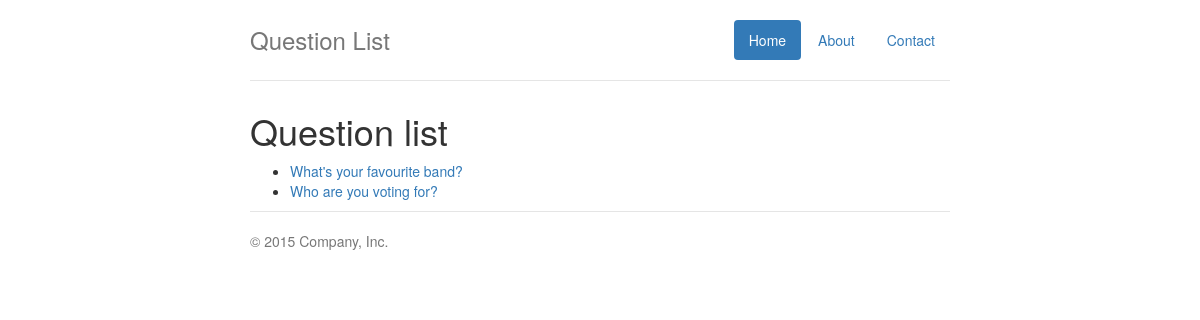
Screenshot of /polls/ with the database file from the repository.
### polls/models.py (models this page shows, shortened)
class Question(models.Model):
	question_text = models.CharField(max_length=200)
	pub_date = models.DateTimeField('date published')
	def was_published_in_last_7_days(self):
		now = timezone.now()
		return timezone.now() - datetime.timedelta(days=7) <= self.pub_date <= now
	was_published_in_last_7_days.admin_order_field = 'pub_date'
	was_published_in_last_7_days.boolean = True
	was_published_in_last_7_days.short_description = 'Published This Week?'

### polls/views.py (the view)
class IndexView(generic.ListView):
    template_name = 'polls/index.html'
    context_object_name = 'latest_question_list'
    def get_queryset(self):
        return Question.objects.filter(pub_date__lte=timezone.now()).order_by('-pub_date')[:5]

### polls/templates/polls/index.html
{% extends "polls/base.html" %}
{% block main_content %}
{% if latest_question_list %}
    <h1>Question list</h1>
    <ul>
    	{% for question in latest_question_list %}
        <li><a href='{% url "polls:detail" question.id %}'>{{ question.question_text }}<a/></li>
      {% endfor %}
    </ul>
  {% else %}
    <p>You haven't uploaded any question yet.</p>
  {% endif %}
{% endblock %}

### polls/static/polls/style.css (style rules this page uses)
body { padding-top: 20px; padding-bottom: 20px; }

### rows the page displays
Question: question_text "What's your favourite band?"
Question: question_text "Who are you voting for?"
